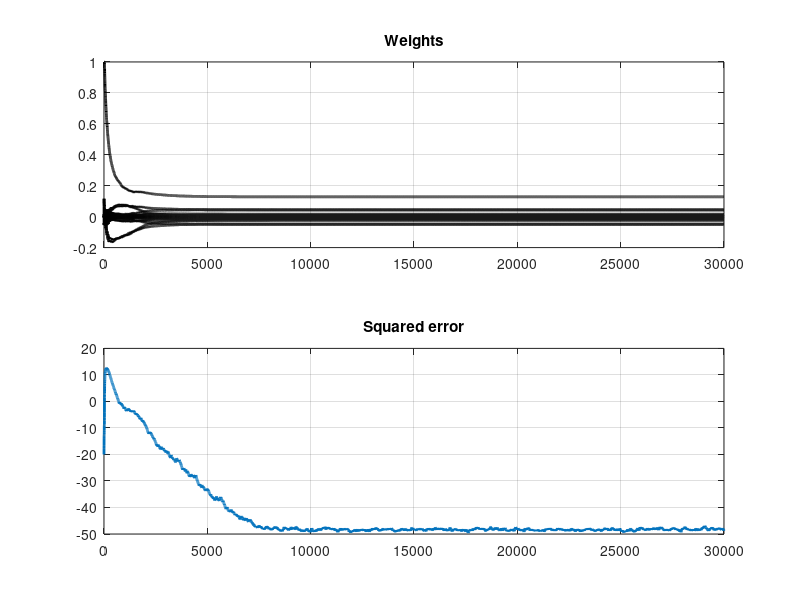
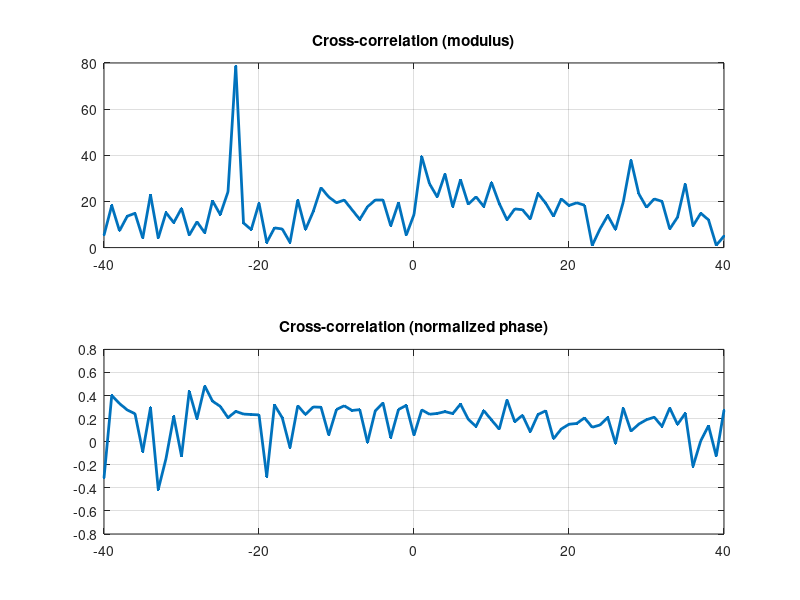
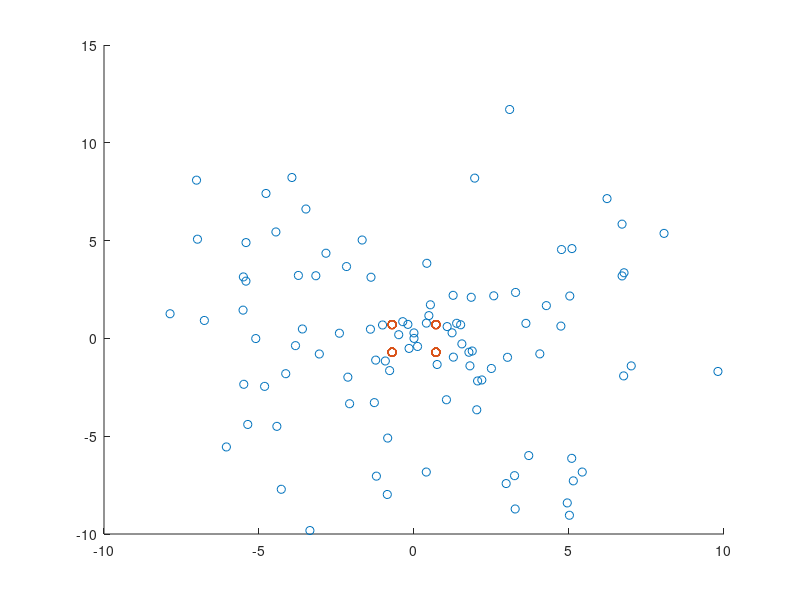

Recreate these plots in MATLAB, in order.
%% partial solution of problem 5
%
clear all
close all

%% configuration
%
n=40;                     % transversal filter order
T=30000;                  % number of samples
f=[1,-1,2,-2,7,2,2,2,-1]; % channel impulse response
sigma=0.01;               % standard deviation of the channel noise
mu=0.1;                   % adaptation step size
M = 4; % PSK order

%% Generate signals
data = randi([0 M-1],1,T);
u = pskmod(data,M,pi/M);
x=filter([1,-1,2,-2,7,2,2,2,-1],1,u)+sigma*randn(1,T); % received data
%% 
W=zeros(T+1,n+1);
W(1,round(n/2))=1;
xx=zeros(1,n+1);
d=0*x;
constout = 0*d;
e=zeros(T,1);
for t=1:T
  xx=[x(t) xx(1:n)]; % tapped delay line signals
  y=W(t,:)*xx';
  constout(t) = y;
  d(t) = pskdemod(y,M,pi/M);
  e(t)= pskmod(d(t),M,pi/M)-y;
  W(t+1,:)=W(t,:)+2*mu*xx*e(t)/(1e-300+xx*xx');
end

%% squared error
%
lambda=0.99; % forgetting factor
xi=filter(1-lambda,[1 -lambda],abs(e).^2);

%% cross correlation between u and d
%
r=zeros(1,2*n-1);
rn=100;
i=T-rn+1-n:T-n;
for k=-n:n
  r(n+1+k)=u(i+k)*d(i)';
end
[m,i]=max(abs(r));
delay=i-n-1

%% display
%

figure(1);
subplot(2,1,1);
plot(0:T,W,'k','Linewidth',2);
title('Weights');
grid on
subplot(2,1,2);
plot(0:T-1,10*log10(xi),'Linewidth',2);
title('Squared error');
grid on

figure(2)
subplot(2,1,1);
plot(-n:n,abs(r),'.-','Linewidth',2);
title('Cross-correlation (modulus)');
grid on
subplot(2,1,2);
plot(-n:n,angle(r)/(2*pi),'.-','Linewidth',2);
title('Cross-correlation (normalized phase)');
grid on

figure(3); hold on;
scatter(real(constout(1:100)),imag(constout(1:100)));
scatter(real(constout(end-100:end)),imag(constout(end-100:end)));
